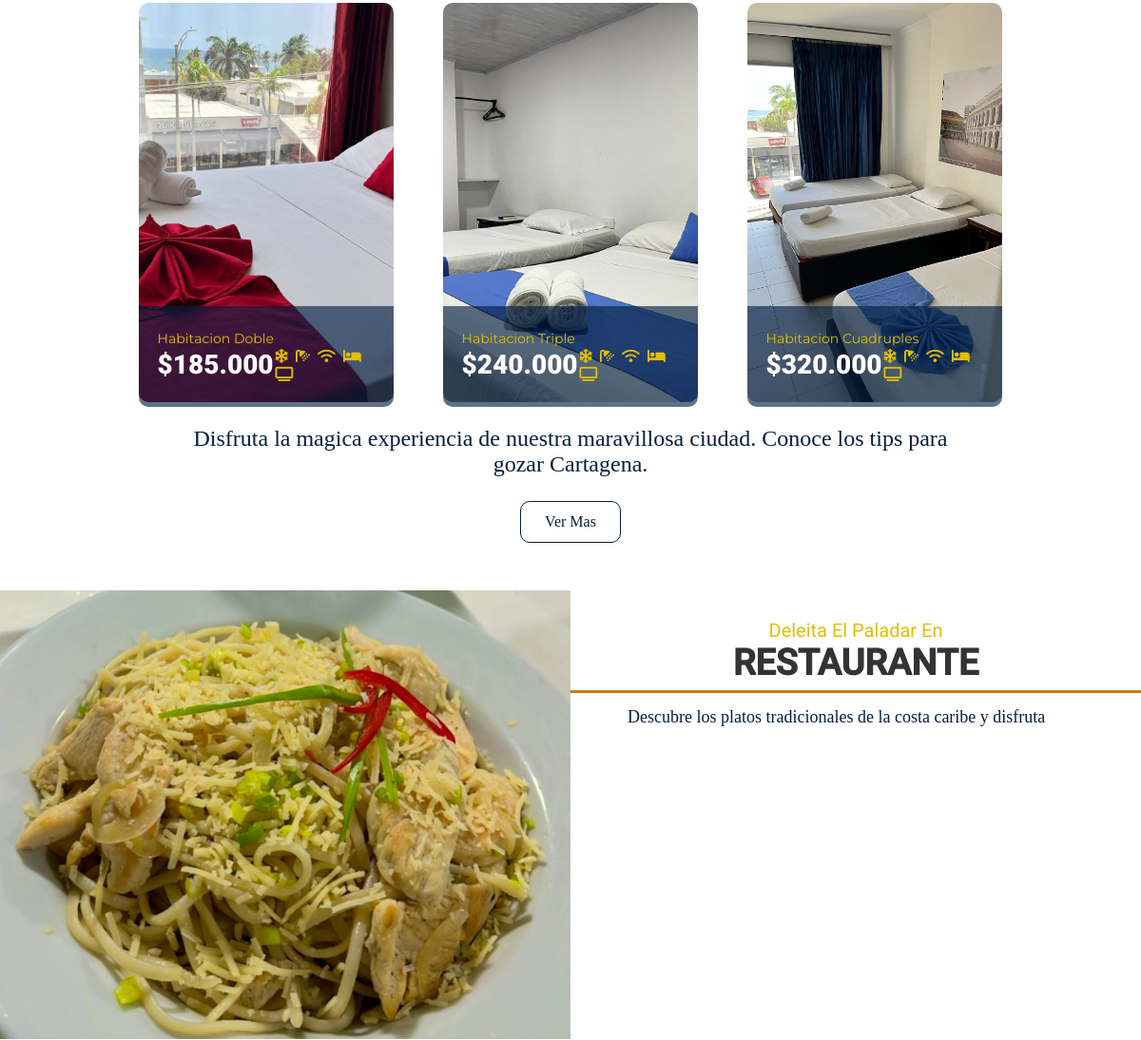
Before: / (middle part) with the older database file.
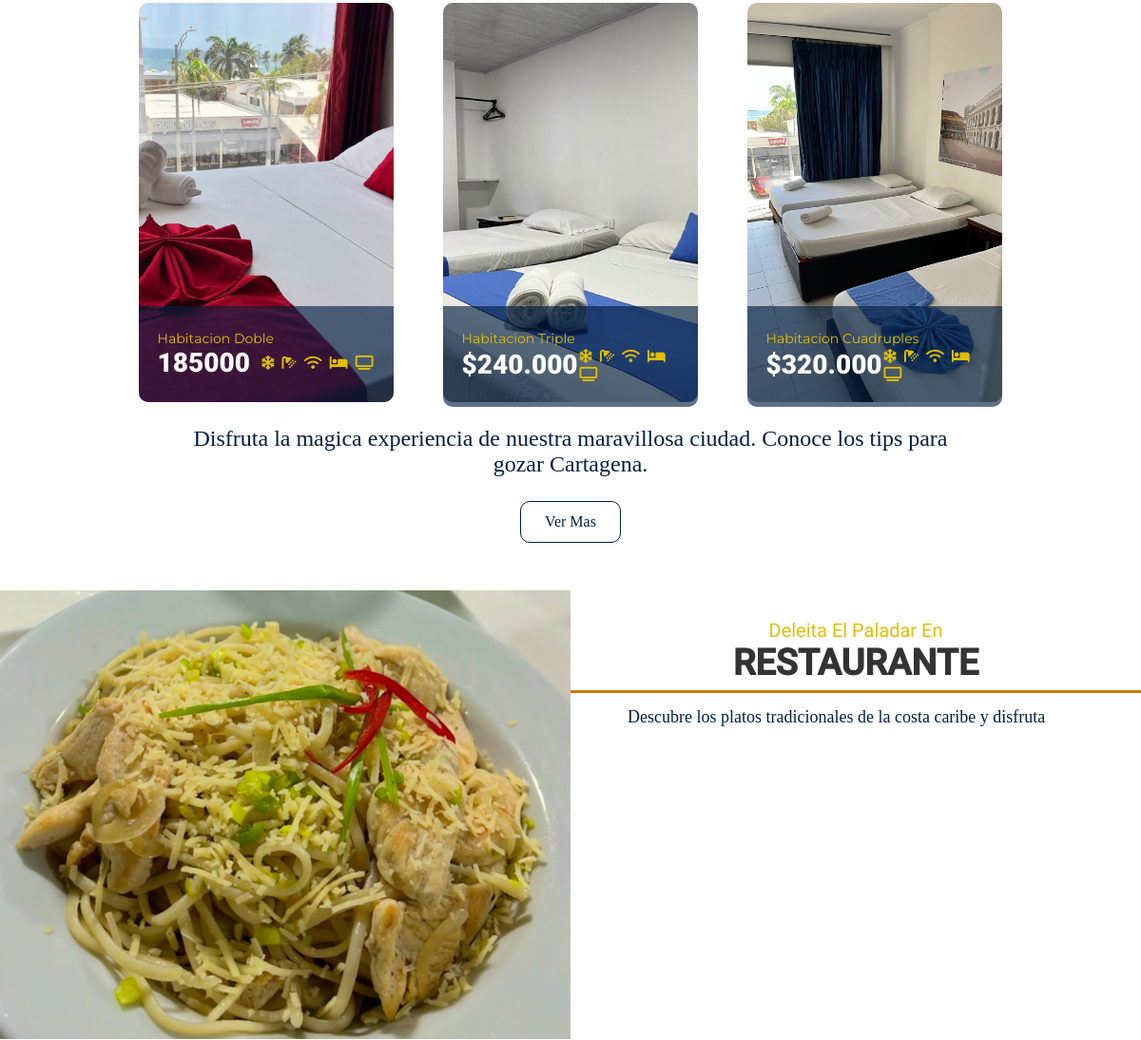
After: the same page with the newer database file.
### rooms/models.py (models this page shows, shortened)
class Rooms(models.Model):
    title =  models.CharField(max_length=100, verbose_name="Titulo")
    description = RichTextField(verbose_name="Descripcion")
    image = models.ImageField(default="null", upload_to="rooms", verbose_name="Imagen")
    cash = models.CharField(max_length=100, verbose_name="Precios")
    create_at = models.DateTimeField(auto_now_add=True, verbose_name="Creado" )
    update_at = models.DateTimeField(auto_now=True, verbose_name="Actualizado")
    class Meta:
        verbose_name = "Habitacion"
        verbose_name_plural = "Habitaciones"

### mainapp/views.py (the view)
# urls.py: 2. Add a URL to urlpatterns:  path('', views.home, name='home')
def home(request):
    rooms = Rooms.objects.all()
    return render(request, 'home.html',{
        'title': 'Inicio',
        'rooms': rooms
    })

### mainapp/templates/home.html (shortened to what this page needs)
{% extends 'layout/layout.html' %}
{% load static %}
{% block content %}
    <div class="room">
        <div class="rooms">
        {% for room in rooms %}
            <article>
                <a href="{% url 'room' room.id %}">
                <img src="{{ room.image.url }}" alt="{{ room.title }}">
                <div class="detail-rooms">
                    <span>{{ room.title }}</span>
                    <div class="datail-serv">
                        <h3>{{ room.cash }}</h3>
                        <div class="serv">
                            <i class="fa-solid fa-snowflake"></i>
                            <i class="fa-solid fa-shower"></i>
                            <i class="fa-solid fa-wifi"></i>
                            <i class="fa-sharp fa-solid fa-bed"></i>
                            <i class="fa-solid fa-tv"></i>
                        </div>
                    </div>
                </div>
                 </a>
            </article>
        {% endfor %}
        </div>
        <p class="desc-parrafo" >
            Disfruta la magica experiencia de nuestra maravillosa ciudad.
            Conoce los tips para gozar Cartagena.
        </p>
        <a href="{% url 'rooms'  %}" class="btn">Ver Mas</a>
    </div>
    <div class="restauran">
        <div class="image-trabj">
            <img src="{% static 'images/restaurante_toledo.jpg'%}" alt="restaurante">
        </div>
        <div class="detail-restaurant">
            <span class="subtitel">Deleita el paladar en</span>
            <h2 class="title">Restaurante</h2>
            <p class="descript">
                Descubre los platos tradicionales de la costa caribe y disfruta
            </p>
        </div>
    </div>
    {% endblock  %}

Changed rows visible on the page:
changed Rooms "Habitacion Doble": cash "$185.000" → "185000"
